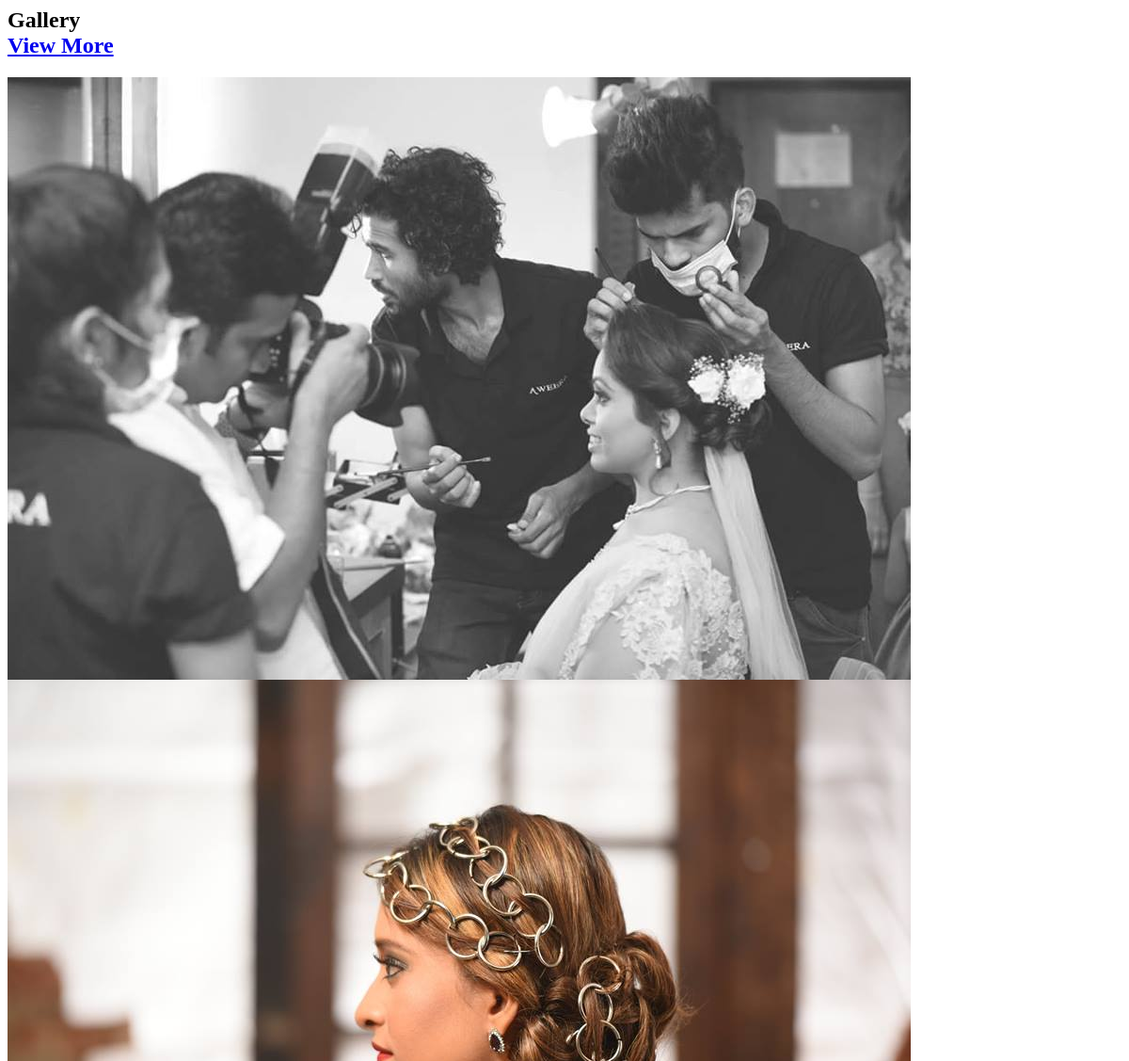
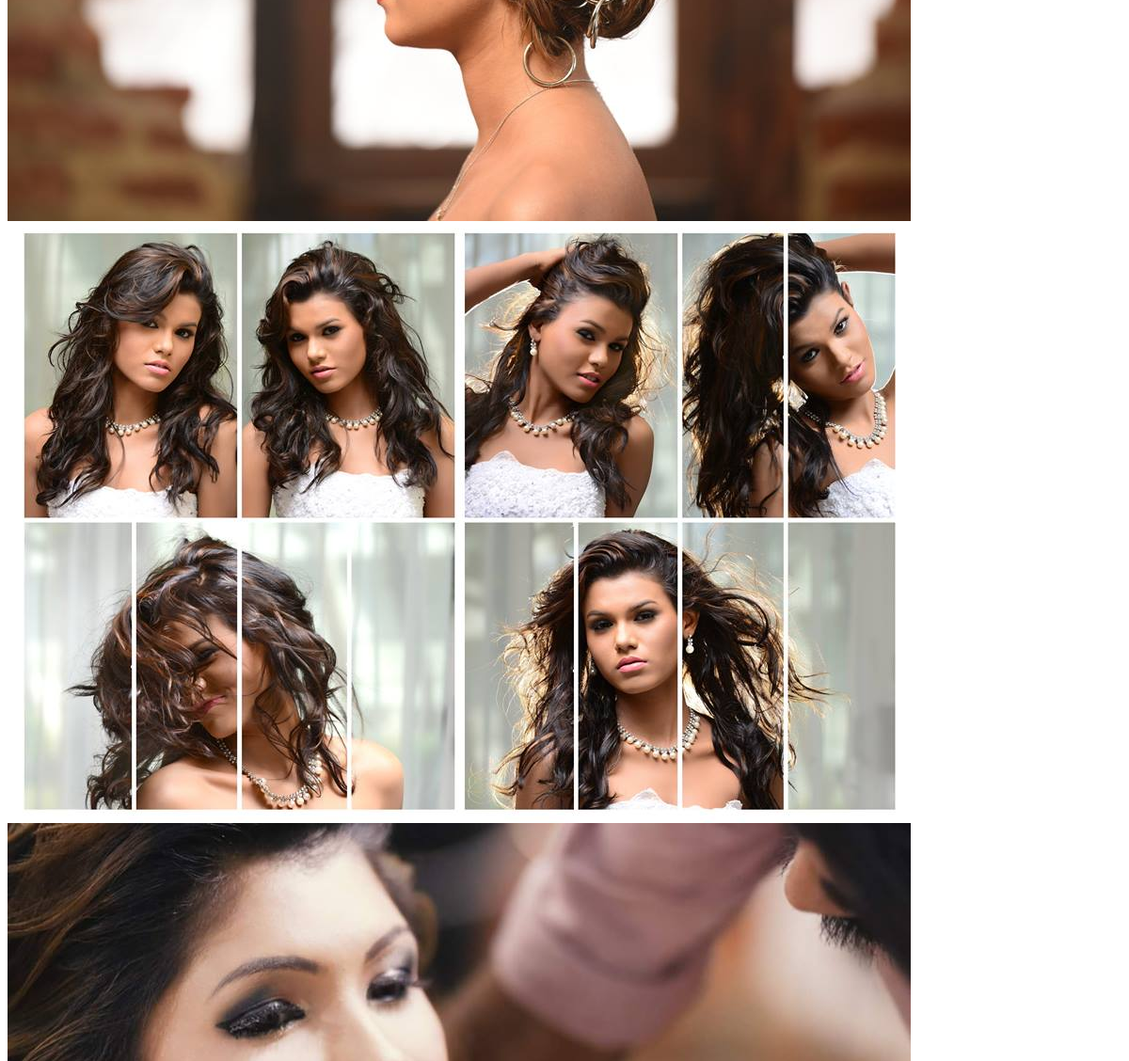
Before: /gallery-section.php (upper part) with the older database file (2 pictures, top to bottom).
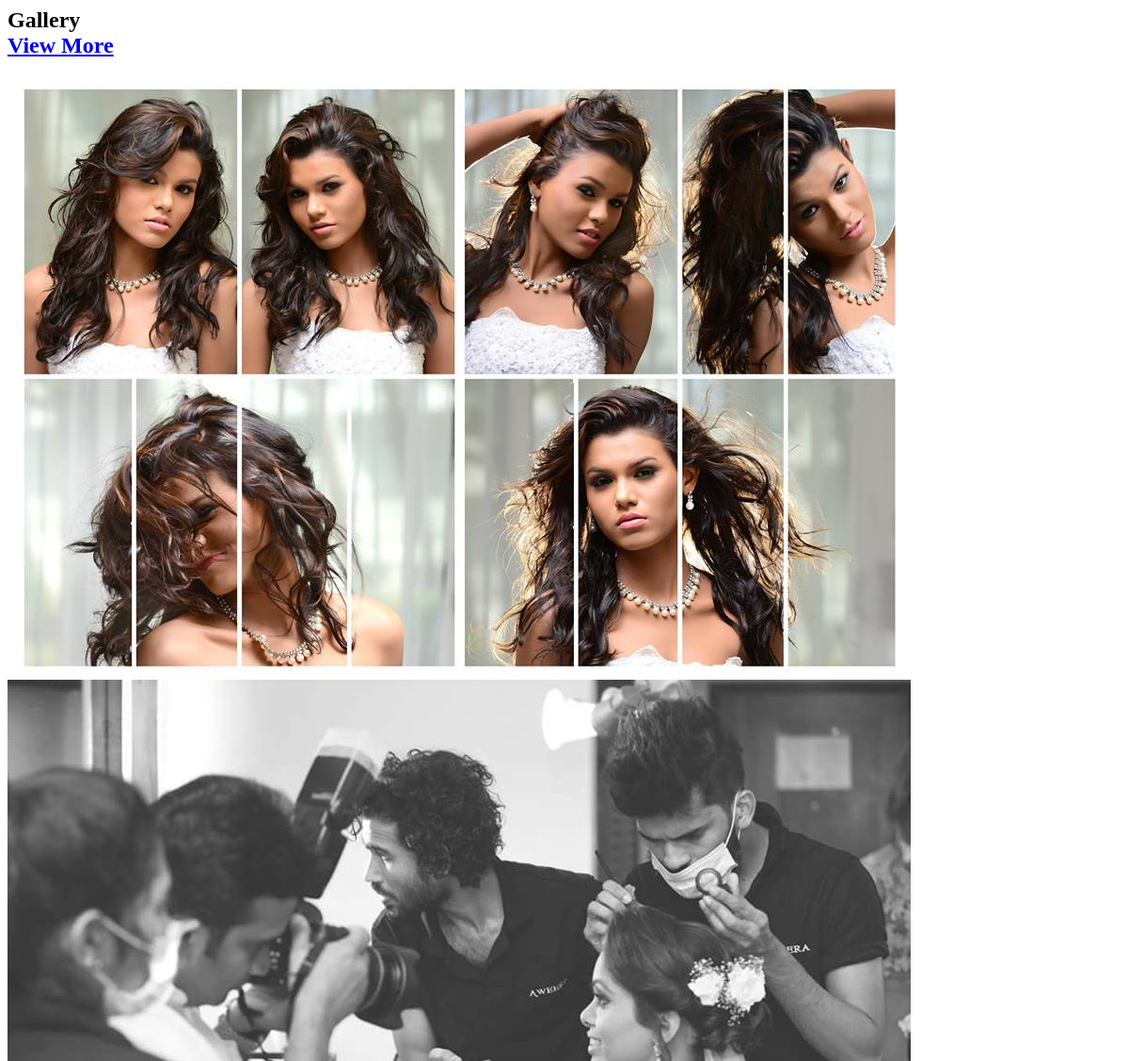
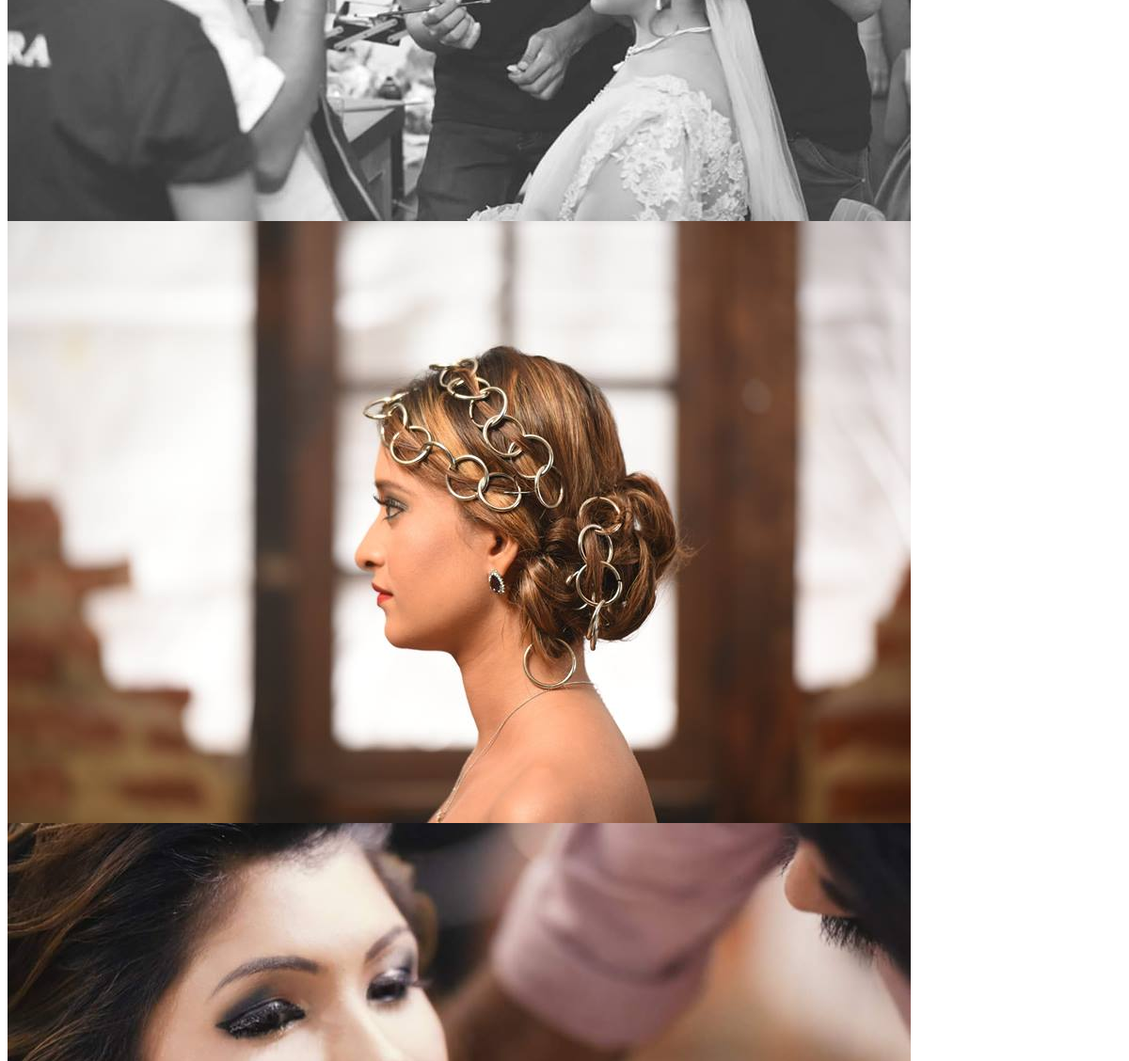
After: the same page with the newer database file (2 pictures, top to bottom).
### tables this page shows
CREATE TABLE IF NOT EXISTS `gallery` (
  `image_id` int(11) NOT NULL AUTO_INCREMENT,
  `path` varchar(100) NOT NULL,
  `date_added` datetime(6) NOT NULL,
  PRIMARY KEY (`image_id`)
);

### model/Database.php (called while the page is built, shortened)
<?php
	class Database{
		protected static $connection;
		public function connect(){
			$dbhost = 'localhost';
			$dbuser = 'root';
			$dbpass = '';
			$dbname = 'aweeradb';
			self::$connection = new mysqli($dbhost, $dbuser,$dbpass,$dbname);
			return self::$connection;
		}
		public function executeQuery($query) {
		    try{
                $connection = $this -> connect();
                $result = $connection -> query($query);
                return $result;
            }catch (Exception $e) {
                echo $e;
            }
    	}
	}
 ?>

### model/Gallery.php (called while the page is built, shortened)
<?php require_once('Database.php') ?>
<?php
	class Gallery{
        protected static $db;
        public function __construct(){
            self::$db = new Database();
        }
        public function getImages(){
            $query = "SELECT * FROM gallery ORDER BY date_added DESC";
            try{
                $result = self::$db->executeQuery($query);
                return $result;
            }
            catch(Exception $e){
                echo $e;
            }
        }
	}
 ?>

### gallery-section.php (the view, shortened to what this page needs)
<?php require_once "model/Gallery.php"; ?>
<link rel="stylesheet" href="baguettebox/baguetteBox.min.css">
<?php
$gallery = new Gallery();
$result = $gallery->getImages();
?>
<div id="gallery" class="row">
    <div class="col-lg-12">
        <h2 class="page-header"> Gallery <div class="request-icon" onclick="getAppointments('all')">
                <a href="gallery.php" class="btn view-all">View More   <i class="fa fa-table" aria-hidden="true"></i></a>
            </div></h2>
    </div>
    <div class="tz-gallery">
            <?php
            $count=0;
            $image_list ="";
            while($image=mysqli_fetch_assoc($result) AND $count<6){
                $image_list .="<div class=\"col-sm-6 col-md-4\">
                <a href='img/uploads/".$image['path']."'>
                    <img class=\"img-responsive img-portfolio img-hover\" src='img/uploads/".$image['path']."' alt=\"\">
                </a>
            </div>";
                $count +=1;
            }
            echo $image_list;
            ?>
    </div>
</div>

Changed rows visible on the page:
changed gallery (number 1 of 4 on the later page): moves up the list
